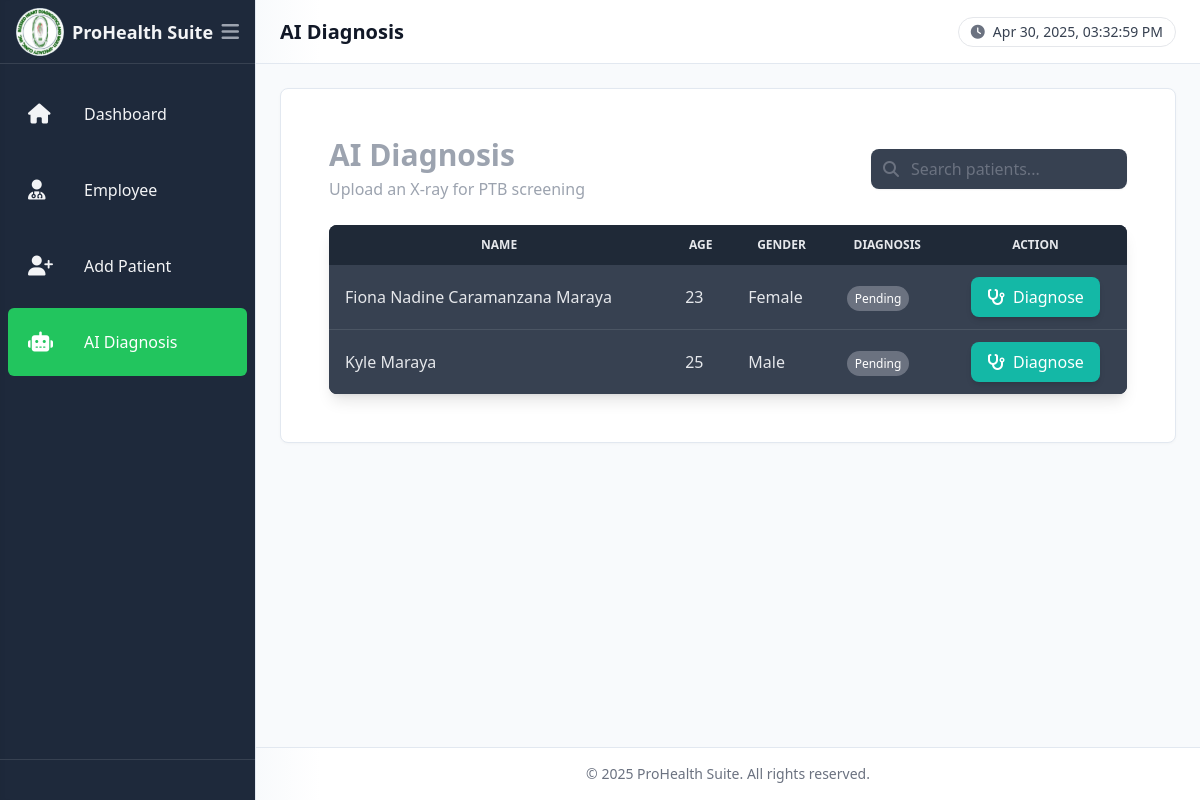
The app's page /diagnosis/, older data.
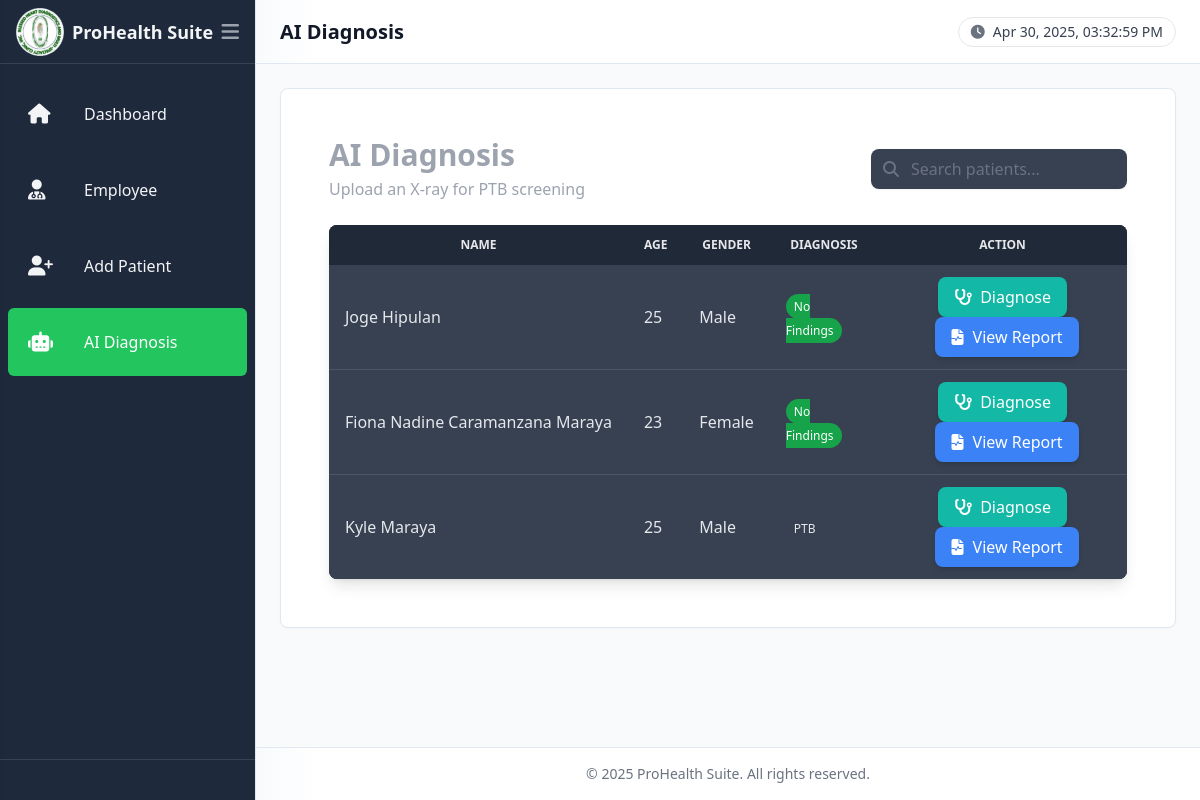
The same page, newer data.
### patient/models.py (models this page shows, shortened)
class Patient(models.Model):
    patient_id = models.CharField(
        max_length=5,
        unique=True,
        editable=False
    )
    GENDER_CHOICES = [
        ('M', 'Male'),
        ('F', 'Female'),
        ('O', 'Other'),
    ]
    DIAGNOSIS_CHOICES = [
        ('Pending', 'Pending'),
        ('No Findings', 'No Findings'),
        ('Cavity', 'Cavity'),
        ('Effusion', 'Effusion'),
    ]
    diagnosis      = models.CharField(
        max_length=20,
        choices=DIAGNOSIS_CHOICES,
        default='Pending'
    )
    confidence     = models.FloatField(
        null=True,
        blank=True,
        help_text="Model confidence (0–1) for the last diagnosis"
    )
    first_name     = models.CharField(max_length=100)
    middle_name    = models.CharField(max_length=100, blank=True, null=True)
    last_name      = models.CharField(max_length=100)
    gender         = models.CharField(max_length=1, choices=GENDER_CHOICES)
    birthdate      = models.DateField()
    age            = models.PositiveIntegerField(editable=False)
    contact_number = models.CharField(max_length=20)
    diagnosis      = models.CharField(
        max_length=20,
        choices=DIAGNOSIS_CHOICES,
        default='Pending'
    )

### diagnosis/views.py (the view, shortened to what this page needs)
# urls.py: path('', views.diagnosis_list, name='diagnosis_list'),
def diagnosis_list(request):
    patients = list(Patient.objects.order_by('last_name'))
    for p in patients:
        p.form         = DiagnosisForm(prefix=str(p.id))
        p.history_list = p.history.all()
        p.last_record  = p.history_list.first()  # newest, because your model orders by -diagnosed_at
    return render(request, 'diagnosis/index.html', {
        'patients':    patients,
        'active_page': 'diagnosis',
    })

### diagnosis/templatetags/percent_extras.py (called while the page is built)
@register.filter
def to_percentage(value, decimals=2):
    try:
        pct = float(value) * 100
        return f"{pct:.{int(decimals)}f}%"
    except (ValueError, TypeError):
        return ''

### diagnosis/templates/diagnosis/index.html (shortened to what this page needs)
{% extends 'dashboard_base.html' %}
{% load static percent_extras widget_tweaks %}
{% block header_title %}AI Diagnosis{% endblock %}
{% block content %}
<div class="p-6 space-y-6">
  <div class="flex flex-col md:flex-row items-start md:items-center justify-between gap-4">
    <div>
      <h1 class="text-3xl font-semibold text-gray-400">AI Diagnosis</h1>
      <p class="text-gray-400 mt-1">Upload an X-ray for PTB screening</p>
    </div>
    <div class="relative w-full md:w-64">
      <span class="absolute inset-y-0 left-0 flex items-center pl-3 text-gray-500">
        <i class="fas fa-search"></i>
      </span>
      <input
        id="searchInput"
        type="text"
        placeholder="Search patients..."
        onkeyup="filterTable()"
        class="w-full pl-10 pr-4 py-2 rounded-lg bg-gray-700 text-gray-200
               placeholder-gray-500 focus:outline-none focus:ring-2 focus:ring-teal-400
               transition-shadow shadow-sm"
      />
    </div>
  </div>
  <div class="bg-gray-900 rounded-lg shadow-lg overflow-x-auto">
    <div class="max-h-[60vh] overflow-y-auto">
      <table class="min-w-full table-auto text-gray-200">
        <thead class="bg-gray-800 sticky top-0">
          <tr>
            <th class="px-4 py-3 text-xs font-semibold uppercase">Name</th>
            <th class="px-4 py-3 text-xs font-semibold uppercase">Age</th>
            <th class="px-4 py-3 text-xs font-semibold uppercase">Gender</th>
            <th class="px-4 py-3 text-xs font-semibold uppercase">Diagnosis</th>
            <th class="px-4 py-3 text-center text-xs font-semibold uppercase">Action</th>
          </tr>
        </thead>
        <tbody id="tableBody" class="bg-gray-700 divide-y divide-gray-600">
          {% for pat in patients %}
          <tr class="hover:bg-gray-600 transition-colors duration-200">
            <td class="px-4 py-3 truncate">
              {{ pat.first_name }}{% if pat.middle_name %} {{ pat.middle_name }}{% endif %}
              {{ pat.last_name }}
            </td>
            <td class="px-4 py-3">{{ pat.age }}</td>
            <td class="px-4 py-3">{{ pat.get_gender_display }}</td>
            <td class="px-4 py-3">
              <span class="px-2 py-1 text-xs rounded-full font-medium
                {% if pat.diagnosis == 'No Findings' %}bg-green-600 text-white{% endif %}
                {% if pat.diagnosis == 'Pending'     %}bg-gray-500 text-white{% endif %}">
                {{ pat.diagnosis }}
              </span>
            </td>
            <td class="px-4 py-3 text-center space-x-2">
              <button
                onclick="toggleModal('modal-dx-{{ pat.id }}')"
                class="inline-flex items-center gap-2 bg-teal-500 hover:bg-teal-600 text-white
                       font-medium px-4 py-2 rounded-lg shadow-md focus:outline-none focus:ring-2
                       focus:ring-teal-300 transition-all duration-200"
              >
                <i class="fas fa-stethoscope"></i> Diagnose
              </button>
              {% if pat.history_list %}
                {% with last_rec=pat.history_list.0 %}
                <button
                  onclick="toggleModal('modal-report-{{ pat.id }}')"
                  class="inline-flex items-center gap-2 bg-blue-500 hover:bg-blue-600 text-white
                         font-medium px-4 py-2 rounded-lg shadow-md focus:outline-none focus:ring-2
                         focus:ring-blue-300 transition-all duration-200"
                >
                  <i class="fas fa-file-medical-alt"></i> View Report
                </button>
                {% endwith %}
              {% endif %}
            </td>
          </tr>
          {% endfor %}
        </tbody>
      </table>
    </div>
  </div>
</div>
{% endblock %}

Row changes from the older to the newer data that the page shows:
added Patient: first_name "Joge", last_name "Hipulan", age "25", gender "Male", diagnosis "No Findings"
changed Patient "Fiona Nadine": diagnosis "Pending" → "No Findings"; now shows "View Report"
changed Patient "Kyle": diagnosis "Pending" → "PTB"; now shows "View Report"
